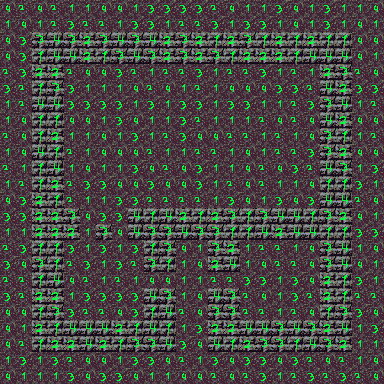

The image is a tile-based game level rendered from a .tmx file. Its description and complete source (layers, tilesets, objects, tile grids) follow:
An orthogonal 24x24 tile map with 16x16 px tiles, 1 tile layer (tile) and 47 objects.

<map version="1.0" tiledversion="1.1.2" orientation="orthogonal" renderorder="right-down" width="24" height="24" tilewidth="16" tileheight="16" infinite="0" nextobjectid="97">
 <tileset firstgid="1" source="tileset.tsx" />
 <layer name="tile" width="24" height="24">
  <data encoding="csv">
25,23,25,23,22,22,25,25,22,24,24,24,24,23,25,22,22,24,25,22,24,22,22,25,
22,25,22,23,24,23,23,22,24,24,22,23,23,24,22,24,24,22,25,22,24,22,25,22,
25,24,20,21,20,19,20,21,20,21,19,20,19,18,19,20,18,19,18,19,18,18,25,25,
25,24,18,21,21,19,18,20,21,20,19,20,19,20,18,19,19,19,18,21,21,21,25,22,
23,24,19,19,23,25,25,24,23,22,23,23,24,22,23,23,24,22,23,22,19,20,23,25,
24,23,18,20,24,22,22,22,25,23,25,22,23,22,25,25,25,24,24,23,21,19,24,24,
22,23,21,21,24,24,24,24,22,24,22,24,24,22,24,24,22,22,23,24,20,21,22,23,
22,25,18,18,25,25,22,24,25,22,22,24,23,22,22,22,23,25,23,25,21,19,25,25,
23,25,18,19,22,22,25,22,24,22,23,24,25,25,23,23,22,23,22,25,20,18,22,23,
22,25,21,18,23,22,25,25,25,23,22,22,23,23,22,25,22,23,23,24,20,19,25,25,
23,22,18,21,22,25,22,22,24,25,23,25,24,22,22,25,23,25,24,23,21,20,22,24,
22,23,18,19,23,24,24,25,25,24,25,25,24,22,23,25,23,22,22,25,18,18,24,22,
25,24,19,18,23,22,22,24,24,23,23,23,23,22,24,25,22,24,25,24,21,21,23,25,
24,24,19,19,20,25,24,24,21,18,21,19,18,19,20,18,20,21,21,18,20,19,25,22,
22,22,19,19,19,22,20,25,21,20,20,21,20,20,18,18,21,19,21,21,18,18,24,24,
23,24,18,18,24,22,24,22,24,18,20,25,22,20,19,22,23,23,22,25,20,21,22,25,
24,25,20,18,23,24,22,24,23,20,18,22,25,19,21,22,25,23,23,25,20,21,25,22,
23,23,18,21,25,23,22,23,22,25,25,22,22,23,23,24,24,22,24,25,19,18,24,22,
24,23,19,19,22,24,24,24,24,21,20,22,25,21,20,23,25,22,24,23,19,18,23,23,
25,25,18,20,24,23,23,25,24,18,21,23,25,20,20,23,23,22,23,25,18,20,24,25,
25,22,19,18,21,21,21,19,18,21,18,22,24,19,19,21,21,20,21,20,19,21,22,24,
25,23,18,19,19,21,19,18,20,20,21,24,25,21,18,19,20,20,18,21,20,19,22,22,
22,24,22,24,23,25,25,22,24,24,25,23,22,24,25,24,24,25,24,23,25,23,22,25,
25,22,22,22,24,25,24,24,25,22,22,25,25,23,25,23,24,22,23,24,23,24,23,25
</data>
 </layer>
 <objectgroup name="furniture">
  <object id="31" gid="10" x="80" y="240" width="16" height="16" />
  <object id="32" gid="10" x="112" y="240" width="16" height="16" />
  <object id="33" gid="10" x="160" y="288" width="16" height="16" />
  <object id="34" gid="10" x="208" y="288" width="16" height="16" />
  <object id="37" gid="54" x="288" y="128" width="16" height="16">
   <properties>
    <property name="description" value="&quot;Here lies Floria Grimwin, daughter of Nikola and Ylaria Grimwin. Died from illness in #%&quot;#&amp;.&quot; You inspect coffin more closely and it someone scraped the year of dead from the coffin." />
   </properties>
  </object>
  <object id="38" gid="54" x="288" y="160" width="16" height="16">
   <properties>
    <property name="description" value="&quot;Here lies Clovis Grimwin, son of Charles and Cilla Arnloss. Died in battle of Pleca plains, in 1026.&quot;" />
   </properties>
  </object>
  <object id="39" gid="70" x="256" y="320" width="16" height="16" />
  <object id="40" gid="70" x="272" y="320" width="16" height="16" />
  <object id="47" gid="70" x="272" y="256" width="16" height="16" />
  <object id="48" gid="70" x="288" y="256" width="16" height="16" />
  <object id="49" gid="69" x="240" y="256" width="16" height="16" />
  <object id="51" gid="69" x="240" y="320" width="16" height="16" />
  <object id="52" gid="69" x="304" y="320" width="16" height="16" />
  <object id="53" gid="29" x="304" y="288" width="16" height="16" />
  <object id="54" gid="71" x="256" y="256" width="16" height="16" />
  <object id="55" gid="71" x="288" y="320" width="16" height="16" />
  <object id="58" gid="52" x="128" y="192" width="16" height="16" />
  <object id="59" gid="52" x="128" y="96" width="16" height="16" />
  <object id="60" gid="52" x="208" y="96" width="16" height="16" />
  <object id="61" gid="52" x="208" y="192" width="16" height="16" />
  <object id="62" gid="45" x="288" y="144" width="16" height="16" />
  <object id="63" gid="53" x="224" y="96" width="16" height="16">
   <properties>
    <property name="description" value="Statue of guardian wielding a sword and shield." />
   </properties>
  </object>
  <object id="64" gid="53" x="144" y="96" width="16" height="16">
   <properties>
    <property name="description" value="Statue of guardian holding a two handed battle axe." />
   </properties>
  </object>
  <object id="67" gid="53" x="144" y="192" width="16" height="16">
   <properties>
    <property name="description" value="Statue of guardian holding a halberd." />
   </properties>
  </object>
  <object id="68" gid="53" x="224" y="192" width="16" height="16">
   <properties>
    <property name="description" value="Statue of guardian wielding a sword and shield." />
   </properties>
  </object>
  <object id="69" gid="53" x="64" y="128" width="16" height="16">
   <properties>
    <property name="description" value="Statue of guardian wielding shield and spear." />
   </properties>
  </object>
  <object id="74" gid="75" x="64" y="160" width="16" height="16">
   <properties>
    <property name="description" value="Broken statue of guardian." />
   </properties>
  </object>
  <object id="75" gid="75" x="96" y="112" width="16" height="16">
   <properties>
    <property name="description" value="Broken statue of guardian." />
   </properties>
  </object>
  <object id="76" gid="75" x="96" y="176" width="16" height="16">
   <properties>
    <property name="description" value="Broken statue of guardian." />
   </properties>
  </object>
  <object id="77" gid="52" x="288" y="192" width="16" height="16" />
  <object id="78" gid="52" x="288" y="96" width="16" height="16" />
  <object id="79" gid="87" x="96" y="128" width="16" height="16" />
  <object id="80" gid="87" x="112" y="112" width="16" height="16" />
  <object id="82" gid="88" x="96" y="96" width="16" height="16" />
  <object id="83" gid="73" x="112" y="176" width="16" height="16" />
  <object id="84" gid="73" x="64" y="144" width="16" height="16" />
  <object id="85" gid="87" x="64" y="176" width="16" height="16" />
  <object id="86" gid="88" x="80" y="160" width="16" height="16" />
  <object id="87" gid="89" x="80" y="128" width="16" height="16" />
  <object id="88" gid="87" x="80" y="112" width="16" height="16" />
  <object id="89" gid="85" x="304" y="256" width="16" height="16" />
  <object id="90" gid="92" x="64" y="320" width="16" height="16">
   <properties>
    <property name="description" value="Here is severed skull that has clean cut in neck. Wonder what brought it here..." />
   </properties>
  </object>
  <object id="91" gid="90" x="304" y="304" width="16" height="16">
   <properties>
    <property name="description" value="Here lies headless skeleton. From all the broken bones you suspect it died by smashing against the wall. Clean cut at the neck makes you think that someone cutted the head off after death." />
   </properties>
  </object>
  <object id="95" gid="76" x="272" y="304" width="16" height="16" />
  <object id="96" gid="76" x="272" y="272" width="16" height="16" />
 </objectgroup>
 <objectgroup name="description">
  <object id="92" x="80" y="208" width="48" height="16">
   <properties>
    <property name="text" value="You step in a room filled with statues and pillars. At the end of the room you see two coffins side by side. You also notice that all the statues are looking towars the coffins." />
   </properties>
  </object>
  <object id="93" x="272" y="96" width="48" height="80">
   <properties>
    <property name="text" value="The names on the coffins somehow feels very nostaltig to you." />
   </properties>
  </object>
 </objectgroup>
</map>
